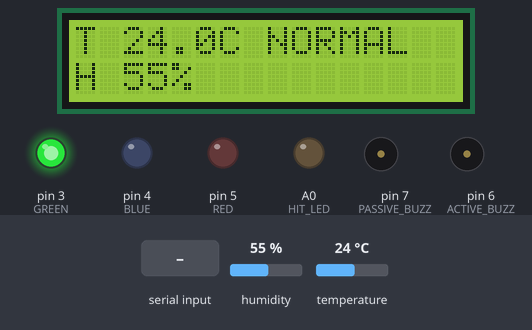
Recording of a sketch running on a simulated Arduino Uno, built with avr-gcc and run on an emulated ATmega328P. Parts: 16×2 character LCD, output pins drawn as LEDs (lit = HIGH), buzzer (waves = sounding, pin HIGH). Dashed ring = blinking. The test bench sets the inputs (shaded band); at power-on: temperature 24 °C, humidity 55 %. What the sketch prints to the serial monitor is not drawn.

Above: at 5.6 s.
5.7 s: temperature set to 19 °C
At 10.9 s:
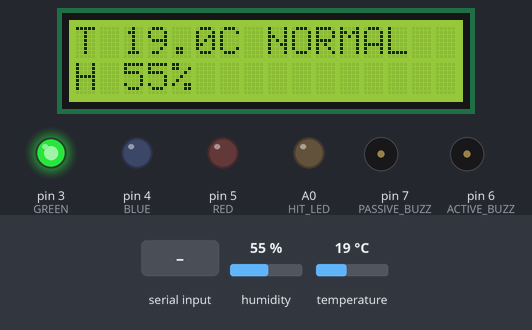
11.5 s: temperature set to 16 °C
At 14.15 s:
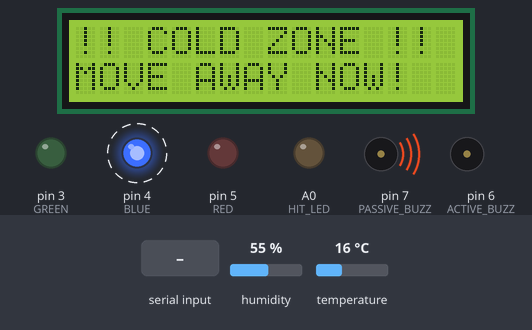
15.8 s: "Z,45\n" received over Serial
At 15.95 s:
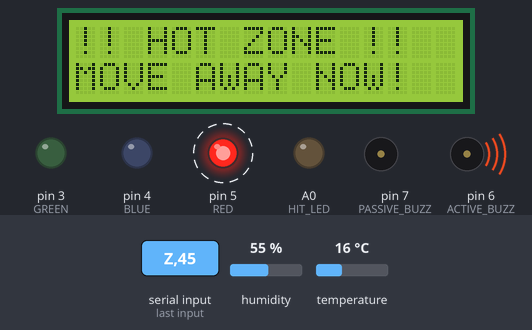
17.6 s: "G\n" received over Serial
At 18.2 s:
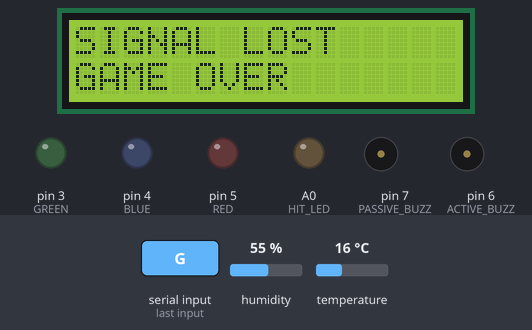
19.1 s: "R\n" received over Serial
At 19.37 s:
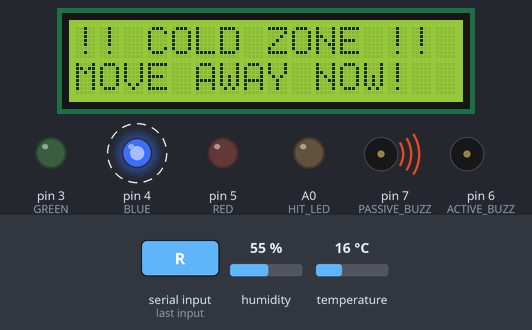
21.0 s: temperature set to 18 °C
23.2 s: temperature set to 21 °C
At 26.9 s:
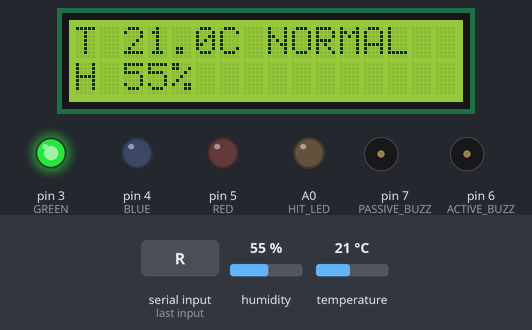
Timing chart, 0 to 28.4 s (numbered marks = the images above; inputs shaded):
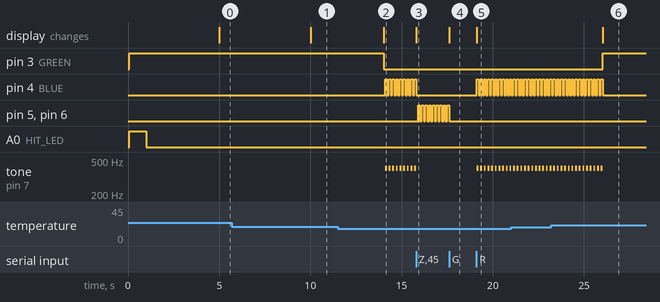

The sketch:

weather_station.ino
```cpp
// T-Minus_6 weather station, firmware v2. ELEGOO UNO R3 (5 V). Protocol: see laptop/devio/protocol.py.
// Lines in : I?   Z,state   V,temp   H,lives   G   R          (state 0 normal, 1 cold, 2 hot)
// Lines out: I,weather,2   W,temp,hum,state  (every 2 s AND at once on every state change)
// Effective state = the more severe of (DHT11 with 1 C hysteresis, the game's zone Z). V overrides the sensor for tests.
// No delay() anywhere: the loop never waits.
#include <DHT.h>
#include <LiquidCrystal.h>                 // the 16-pin weather LCD (built in)

#define FW_VERSION 2
#define HAS_LIVES_LCD 0                    // set to 1 when the I2C 16x2 lives display is fitted (needs LiquidCrystal_I2C)
#if HAS_LIVES_LCD
#include <Wire.h>
#include <LiquidCrystal_I2C.h>             // Frank de Brabander's library
#endif

const float COLD_C = 18.0, HOT_C = 30.0, HYST = 1.0;
enum State { NORMAL = 0, COLD = 1, HOT = 2 };      // numbers match the protocol, and a bigger number is more severe
State sensorState = NORMAL, zoneState = NORMAL, state = NORMAL;

// Pins (do not change: they match docs/pin_map.md and the wiring diagrams)
const int PIN_DHT = 2, GREEN = 3, BLUE = 4, RED = 5, HIT_LED = A0, ACTIVE_BUZZ = 6, PASSIVE_BUZZ = 7;
DHT dht(PIN_DHT, DHT11);
LiquidCrystal weatherLcd(8, 9, 10, 11, 12, 13);    // RS, E, D4, D5, D6, D7

unsigned long tSensor = 0, tLcd = 0, tBlink = 0, tHit = 0;
float temp = 22.0, hum = 40.0, virtualTemp = 0.0;
bool useVirtual = false, blinkOn = false, gameOver = false;
int lives = 15;
char rx[40];
byte rxLen = 0;

#if HAS_LIVES_LCD
LiquidCrystal_I2C livesLcd(0x27, 16, 2);
byte heartFull[8]  = {0x00, 0x0A, 0x1F, 0x1F, 0x1F, 0x0E, 0x04, 0x00};
byte heartEmpty[8] = {0x00, 0x0A, 0x15, 0x11, 0x11, 0x0A, 0x04, 0x00};
bool livesLcdOk = false;
bool i2cPresent(byte addr) { Wire.beginTransmission(addr); return Wire.endTransmission() == 0; }
void showLives() {
  if (!livesLcdOk) return;
  livesLcd.setCursor(0, 0);
  for (int i = 0; i < 15; i++) livesLcd.write(byte(i < lives ? 0 : 1));
  livesLcd.write(' ');
  livesLcd.setCursor(0, 1);
  if (gameOver) { livesLcd.print("GAME OVER       "); return; }
  char line[17];
  snprintf(line, sizeof(line), "T-Minus_6 L%2d/15", lives);
  livesLcd.print(line);
}
#else
void showLives() {}
#endif

void printPadded(const char* s) {                  // always writes 16 characters, so no clear() flicker
  char buf[17];
  snprintf(buf, sizeof(buf), "%-16s", s);
  weatherLcd.print(buf);
}
void showWeather() {                               // called every 5 s and at once on every state change
  char l1[20], l2[20];
  if (gameOver)           { strcpy(l1, "SIGNAL LOST"); strcpy(l2, "GAME OVER"); }
  else if (state == HOT)  { strcpy(l1, "!! HOT ZONE !!"); strcpy(l2, "MOVE AWAY NOW!"); }
  else if (state == COLD) { strcpy(l1, "!! COLD ZONE !!"); strcpy(l2, "MOVE AWAY NOW!"); }
  else {
    char t[10];
    dtostrf(temp, 4, 1, t);
    snprintf(l1, sizeof(l1), "T %sC NORMAL", t);
    snprintf(l2, sizeof(l2), "H %d%%", (int)hum);
  }
  weatherLcd.setCursor(0, 0); printPadded(l1);
  weatherLcd.setCursor(0, 1); printPadded(l2);
}
void sendW() {
  Serial.print("W,"); Serial.print(temp, 1); Serial.print(','); Serial.print((int)hum); Serial.print(','); Serial.println((int)state);
}
void updateState() {
  float t = useVirtual ? virtualTemp : temp;
  State s = sensorState;
  if (s == NORMAL)    { if (t > HOT_C) s = HOT; else if (t < COLD_C) s = COLD; }
  else if (s == HOT)  { if (t < HOT_C - HYST) s = NORMAL; }
  else if (s == COLD) { if (t > COLD_C + HYST) s = NORMAL; }
  sensorState = s;
  State eff = (State)max((int)sensorState, (int)zoneState);       // the more severe state wins
  if (eff != state) {
    state = eff;
    showWeather(); tLcd = millis();                // the warning shows at once, not at the next 5 s update
    sendW();                                       // and the laptop hears about it at once
  }
}
void outputs(unsigned long now) {
  if (now - tBlink >= 100) { tBlink = now; blinkOn = !blinkOn; }  // about 5 blinks a second
  bool quiet = gameOver;
  digitalWrite(GREEN, state == NORMAL && !gameOver);
  digitalWrite(BLUE, state == COLD && blinkOn && !quiet);
  digitalWrite(RED,  state == HOT  && blinkOn && !quiet);
  digitalWrite(ACTIVE_BUZZ, !quiet && state == HOT && blinkOn);
  if (!quiet && state == COLD && blinkOn) tone(PASSIVE_BUZZ, 400); else noTone(PASSIVE_BUZZ);
  digitalWrite(HIT_LED, now - tHit < 1000);                       // 1 second hit flash
}
void handleLine(const char* s) {
  if (!strcmp(s, "I?"))             { Serial.println("I,weather,2"); }
  else if (s[0] == 'Z' && s[1] == ',') { int z = atoi(s + 2); zoneState = (State)constrain(z, 0, 2); updateState(); }
  else if (s[0] == 'V' && s[1] == ',') { useVirtual = true; virtualTemp = atof(s + 2); temp = virtualTemp; updateState(); }
  else if (s[0] == 'H' && s[1] == ',') { int n = atoi(s + 2); if (n < lives) tHit = millis(); lives = n; showLives(); }
  else if (!strcmp(s, "G"))         { gameOver = true; lives = 0; showLives(); showWeather(); }
  else if (!strcmp(s, "R"))         { gameOver = false; lives = 15; useVirtual = false; zoneState = NORMAL; updateState(); showLives(); showWeather(); }
}
void readSerial() {                                // collects one line at a time, never blocks
  while (Serial.available()) {
    char c = Serial.read();
    if (c == '\n') { rx[rxLen] = 0; if (rxLen) handleLine(rx); rxLen = 0; }
    else if (c != '\r' && rxLen < sizeof(rx) - 1) rx[rxLen++] = c;
  }
}
void setup() {
  Serial.begin(115200);
  dht.begin();
  weatherLcd.begin(16, 2);
  pinMode(GREEN, OUTPUT); pinMode(BLUE, OUTPUT); pinMode(RED, OUTPUT);
  pinMode(HIT_LED, OUTPUT); pinMode(ACTIVE_BUZZ, OUTPUT); pinMode(PASSIVE_BUZZ, OUTPUT);
#if HAS_LIVES_LCD
  Wire.begin();
  byte addr = i2cPresent(0x27) ? 0x27 : (i2cPresent(0x3F) ? 0x3F : 0);   // the I2C scanner: try both addresses
  if (addr) {
    livesLcd = LiquidCrystal_I2C(addr, 16, 2);
    livesLcd.init(); livesLcd.backlight();
    livesLcd.createChar(0, heartFull); livesLcd.createChar(1, heartEmpty);
    livesLcdOk = true;
  }
#endif
  showWeather(); showLives();
}
void loop() {
  unsigned long now = millis();
  if (now - tSensor >= 2000) {                     // read the sensor every 2 s (the DHT11 is slow and about 2 C accurate)
    tSensor = now;
    float t = dht.readTemperature(), h = dht.readHumidity();
    if (!isnan(t) && !useVirtual) { temp = t; hum = isnan(h) ? hum : h; }
    updateState();
    sendW();
  }
  if (now - tLcd >= 5000) { tLcd = now; showWeather(); }          // the temperature shows every 5 s
  readSerial();
  outputs(now);
}
```

Measured:
- the behaviour switches between 18 and 17 °C on temperature (found by bisection; images 1 and 2)
- the behaviour switches between 19 and 20 °C on temperature (found by bisection; images 5 and 6)
- after the input at 5.7 s, the display: changes after 4.3 s (image 1)
- after the input at 11.5 s, pin 3 (GREEN): HIGH → LOW after 2.5 s; pin 4 (BLUE): alternates HIGH for 0.10 s and LOW for 0.10 s, starting after 2.6 s; tone on pin 7 (PASSIVE_BUZZ): alternates 400 Hz for 0.10 s and silent for 0.10 s, starting after 2.6 s; the display: changes after 2.5 s (image 2)
- after the input at 15.8 s, pin 4 (BLUE): goes on until 15.8 s, then stays LOW; pin 5 (RED), pin 6 (ACTIVE_BUZZ): alternates HIGH for 0.10 s and LOW for 0.10 s, starting after 0.11 s; tone on pin 7 (PASSIVE_BUZZ): goes on until 15.8 s, then stays silent; the display: changes at once (image 3)
- after the input at 17.6 s, pin 5 (RED), pin 6 (ACTIVE_BUZZ): goes on until 17.6 s, then stays LOW; the display: changes at once (image 4)
- after the input at 19.1 s, pin 4 (BLUE): alternates HIGH for 0.10 s and LOW for 0.10 s, starting at once; tone on pin 7 (PASSIVE_BUZZ): alternates 400 Hz for 0.10 s and silent for 0.10 s, starting at once; the display: changes at once (image 5)
- after the input at 23.2 s, pin 3 (GREEN): LOW → HIGH after 2.8 s; pin 4 (BLUE): goes on until 26.0 s, then stays LOW; tone on pin 7 (PASSIVE_BUZZ): goes on until 26.0 s, then stays silent; the display: changes after 2.8 s (image 6)
